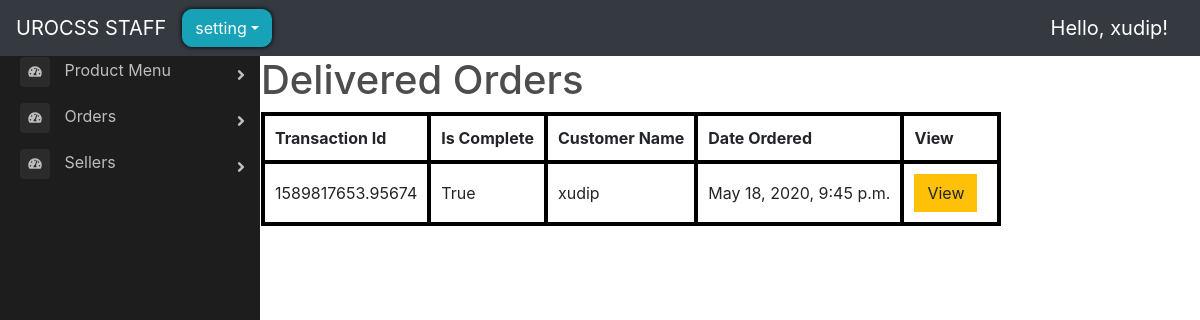
/backend/delivered_orders/ (signed in), run on the app's committed database.
### store/models.py (models this page shows, shortened)
class Order(models.Model):
    customer = models.ForeignKey(User, on_delete=models.SET_NULL, blank=True, null=True)
    date_ordered = models.DateTimeField(auto_now_add=True)
    complete = models.BooleanField(default=False, null=True, blank=False)
    transaction_id = models.CharField(max_length=200, null=True)

### backend/views.py (the view)
# urls.py: path("delivered_orders/", views.delivered_orders, name="delivered_orders"),
@login_required(login_url="backend_login")
def delivered_orders(request):
    delivered_orders = []
    orders = store_models.Order.objects.all()
    for order in orders:
        order_delivery_status = order.orderdeliverystatus_set.all()
        if order_delivery_status[0].delivered is True:
            delivered_orders.append(order)
        else:
            continue
    context = {"orders": delivered_orders, "title": "Delivered Orders"}
    return render(request, "backend/backend_main.html", context)

### backend/templates/backend/backend_main.html (shortened to what this page needs)
{% load static %}
<!DOCTYPE html>
<html lang="en">
<head>
    <link rel="stylesheet" href="https://stackpath.bootstrapcdn.com/bootstrap/4.1.3/css/bootstrap.min.css"
>
    <link href="//maxcdn.bootstrapcdn.com/bootstrap/4.0.0/css/bootstrap.min.css" rel="stylesheet" id="bootstrap-css">
    <link rel="stylesheet" href="https://use.fontawesome.com/releases/v5.6.1/css/all.css"
>
    <link rel="stylesheet" type="text/css" href="{% static 'css/main.css' %}">
    <link rel="stylesheet" type="text/css" href="{% static 'css/accounts.css' %}">
    <link rel="stylesheet" type="text/css" href="{% static 'css/sidebar.css' %}">
    <link rel="stylesheet" type="text/css" href="{% static 'css/backend_table.css' %}">
</head>
<body>
    <nav style="position: fixed; z-index: 1;" class="navbar navbar-expand-sm navbar-dark bg-dark nav">
        <a class="navbar-brand" href="{% url 'backend_main' %}">UROCSS STAFF</a>
        <div class="collapse navbar-collapse" id="navbarSupportedContent">
            {% if request.user.is_authenticated %}
            <div class="dropdown">
                <button style='border-radius: 10px; box-shadow: hsl(0, 86%, 0%) 0 0 5px; margin-right:30px;'
                    class="btn btn-info dropdown-toggle" type="button" data-toggle="dropdown">setting</button>
            </div>
            {% endif %}
            <div class="form-inline my-2 my-lg-0 ml-auto">
                {% block login-logout %}
                <div class="collapse navbar-collapse" id="navbarSupportedContent">
                    <ul class="navbar-nav mr-auto">
                        <li class="nav-item active navbar-brand">
                            Hello, {{request.user}}!
                        </li>
                    </ul>
                </div>
                {% endblock %}
            </div>
        </div>
    </nav>
    <div class="main">
        <main class="page-content pt-2 main">
            <div id="overlay" class="overlay">
                <div class="container-fluid p-5">
                    {% block main %}
                    <div class="row">
                        <h1>{{title}}</h1>
                    </div>
                    <div class="row">
                        <table>
                            <tr>
                                <th>Transaction Id</th>
                                <th>Is Complete</th>
                                <th>Customer Name</th>
                                <th>Date Ordered</th>
                                <th>View</th>
                            </tr>
                            {% for order in orders %}
                            <tr>
                                <td>{{order.transaction_id}}</td>
                                <td>{{order.complete}}</td>
                                <td>{{order.customer}}</td>
                                <td>{{order.date_ordered}}</td>
                                <td>
                                    <a href="{% url 'view_order_detail' id=order.transaction_id %}"
                                        style="text-decoration: none;">
                                        <button class="btn btn-warning" style="margin-right:10px;">View</button>
                                    </a>
                                </td>
                            </tr>
                            {% endfor %}
                        </table>
                    </div>
                    {% endblock %}
                </div>
        </main>
    </div>
    <div class="page-wrapper chiller-theme toggled">
        <nav id="sidebar" class="sidebar-wrapper">
            <div class="sidebar-content">
                <div class="sidebar-menu">
                    <ul>
                        <li class="sidebar-dropdown">
                            <a href="#">
                                <i class="fa fa-tachometer-alt"></i>
                                <span>Product Menu</span>
                            </a>
                        </li>
                        <li class="sidebar-dropdown">
                            <a href="#">
                                <i class="fa fa-tachometer-alt"></i>
                                <span>Orders</span>
                            </a>
                        </li>
                        <li class="sidebar-dropdown">
                            <a href="#">
                                <i class="fa fa-tachometer-alt"></i>
                                <span>Sellers</span>
                            </a>
                        </li>
                    </ul>
                </div>
            </div>
        </nav>
    </div>
</body>
</html>

### static/css/main.css (style rules this page uses)
h1,h2,h3,h4,h5,h6 { color:hsl(0, 0%, 30%); }
.bg-dark { background-color: #011e24; }
.btn { border-radius: 0; }
.navbar { width:100%; position: fixed; z-index: 10; background:#001f3f; }

### static/css/accounts.css (style rules this page uses)
body, html { margin: 0; padding: 0; height: 100%; }

### static/css/sidebar.css (style rules this page uses)
#sidebar { margin-top: 4% !important; display:inline-table; }
.page-wrapper { height: 100vh; }
.page-wrapper.toggled .sidebar-wrapper { left: 0px; }
.main { margin-top: 7; margin-left:10%; display: flex; }
.sidebar-wrapper { width: 260px; height: 100%; position: fixed; top: 0; }
.sidebar-wrapper ul { list-style-type: none; padding: 0; margin: 0; }
.sidebar-wrapper a { text-decoration: none; }
@media only screen and (min-width: 768px) { #sidebar { min-width: 150px; } }
.sidebar-content { height: calc(100% - 30px); overflow-y: auto; position: relative; }
.sidebar-wrapper .sidebar-menu { padding-bottom: 10px; }
.sidebar-wrapper .sidebar-menu ul li a { display: inline-block; width: 100%; text-decoration: none; position: relative; padding: 8px 30px 8px 20px; }
.sidebar-wrapper .sidebar-menu ul li a i { margin-right: 10px; font-size: 12px; width: 30px; height: 30px; line-height: 30px; text-align: center; border-radius: 4px; }
.sidebar-wrapper .sidebar-menu .sidebar-dropdown > a:after { font-family: "Font Awesome 5 Free"; font-weight: 900; content: "\f105"; font-style: normal; display: inline-block; font-style: normal; font-variant: normal; text-rendering: auto; -webkit-font-smoothing: antialiased; -moz-osx-font-smoothing: grayscale; text-align: center; background: 0 0; position: absolute; right: 15px; top: 14px; }
.chiller-theme .sidebar-wrapper { background: #1d1d1d; }
.chiller-theme .sidebar-wrapper .sidebar-header, .chiller-theme .sidebar-wrapper .sidebar-search, .chiller-theme .sidebar-wrapper .sidebar-menu { border-top: 1px solid #2b2b2b; }
.chiller-theme .sidebar-wrapper .sidebar-header .user-info .user-role, .chiller-theme .sidebar-wrapper .sidebar-header .user-info .user-status, .chiller-theme .sidebar-wrapper .sidebar-search input.search-menu, .chiller-theme .sidebar-wrapper .sidebar-search .input-group-text, .chiller-theme .sidebar-wrapper .sidebar-brand>a, .chiller-theme .sidebar-wrapper .sidebar-menu ul li a, .chiller-theme .sidebar-footer>a { color: #bdbdbd; }
.chiller-theme .sidebar-wrapper .sidebar-menu ul li a i, .chiller-theme .sidebar-wrapper .sidebar-menu .sidebar-dropdown div, .chiller-theme .sidebar-wrapper .sidebar-search input.search-menu, .chiller-theme .sidebar-wrapper .sidebar-search .input-group-text { background: #2b2b2b; }

### static/css/backend_table.css (style rules this page uses)
table, th, td { border: 4px solid black; padding:10px; }

### data on the page
Order: transaction_id "1589817653.95674", complete "True", customer "xudip", date_ordered "May 18, 2020, 9:45 p.m."

### other printed values
{{ request.user }} "xudip"
{{ title }} "Delivered Orders"
